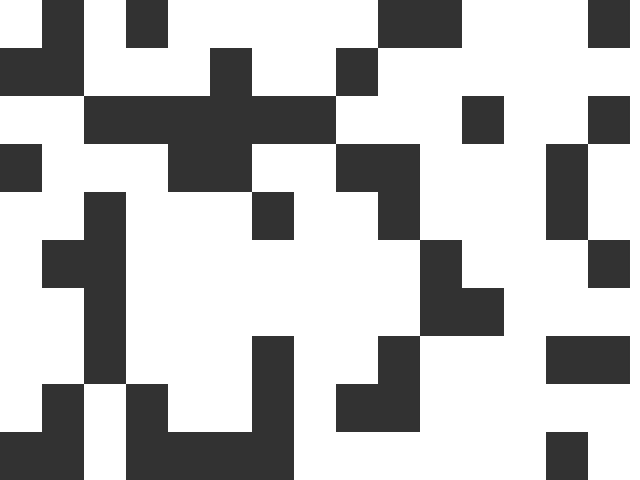
Frame 1 (no input)
Frame 60 (the mouse pressed at the canvas centre just before this capture): identical to frame 1, image omitted
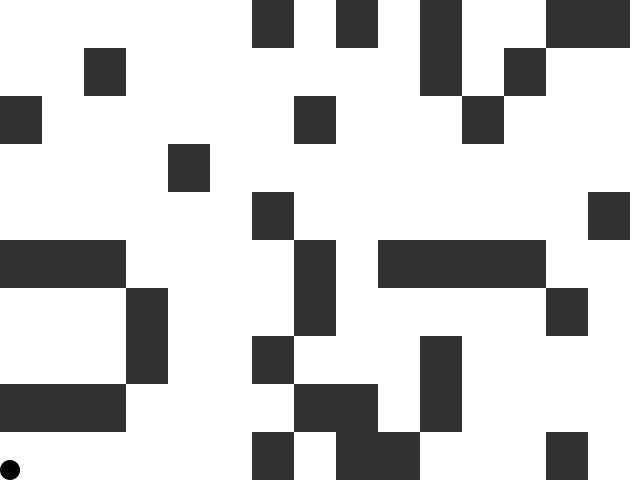
Frame 120 (the mouse held since frame 60 and released just before this capture)

The Processing sketch that drew these frames (run headless with seeded random() and noise(); from frame 60 on, the mouse is pressed at the canvas centre):

// Processing sketch: Zanzara
// ── Zanzara.pde
Ball jumper;
Field objects;
boolean left, right;

void setup()
{
  size(640,480);
  background(255);
  jumper = new Ball();
  objects = new Field();
}

void draw()
{
  background(255);
  jumper.checkCollision(objects);
  jumper.show();
  objects.show();
}

void keyPressed() 
{
  if (key == 's') jumper.jump();
  if (key == 'd') right = true;
  if (key == 'a') left = true;
}

void keyReleased()
{
  if (key == 'd') right = false;
  if (key == 'a') left = false;
}

void mousePressed()
{
  objects = new Field();
}
// ── Ball.pde
float GRAV = 0.5;
float JUMP = 10;
float SPEED = 0.4;
float DAMP = 0.96;
float RAD = 10;

class Ball
{
  float x;
  float y;
  float xvel;
  float yvel;
  float xacc;
  float yacc;
  boolean jumpav;
  
  Ball()
  {
    x = RAD;
    y = height - RAD;
    xvel = 0;
    yvel = 0;
    xacc = 0;
    yacc = 0;
  }
  
  void show()
  {
    update();
    fill(0);
    noStroke();
    ellipse(x,y,2*RAD,2*RAD);
  }
  
  void jump()
  {
    if (jumpav)
    {
      yvel = -JUMP;
      jumpav = false;
    }    
  }
  
  void update()
  {
    if (left) xacc = -SPEED;
    else if (right) xacc = SPEED;
    else xacc = 0;
    
    xvel = xvel + xacc;
    xvel *= DAMP;
    yvel = yvel + GRAV;
    
    x = x + xvel;
    y = y + yvel;
    
    checkLimits();
  }
  
  void checkLimits()
  {
    if (x < RAD) { x = RAD; xvel = 0; }
    if (x > width-RAD) { x = width-RAD; xvel = 0; }
    if (y < RAD) { y = RAD; yvel = 0; }
    if (y > height-RAD) { y = height-RAD; yvel = 0; jumpav = true;}
  }
  
  void checkCollision(Field _ogg)
  {
    for (int i=0; i<_ogg.objects.size(); i++)
    {
      if (x > _ogg.objects.get(i).left && x < _ogg.objects.get(i).right && y > _ogg.objects.get(i).top && y < _ogg.objects.get(i).bottom)
      {
        if (xvel > 0 && x < _ogg.objects.get(i).center.x && _ogg.objects.get(i).hasLeft)
        { x = _ogg.objects.get(i).left; xvel = 0; }
        if (xvel < 0 && x > _ogg.objects.get(i).center.x && _ogg.objects.get(i).hasRight)
        { x = _ogg.objects.get(i).right; xvel = 0; }
        if (yvel < 0 && y > _ogg.objects.get(i).center.y && _ogg.objects.get(i).hasBottom)
        { y = _ogg.objects.get(i).bottom; yvel = 0; }
        if (yvel > 0 && y < _ogg.objects.get(i).center.y && _ogg.objects.get(i).hasTop)
        { y = _ogg.objects.get(i).top; yvel = 0; jumpav = true; }
      }  
    }
  }
  
}
// ── Field.pde
int ROWS = 10;
int COLS = 15;
float RATIO = 0.3;

class Ibool
{
  int index;
  boolean full;
}

class Field
{
  float OGG_W = width/COLS;
  float OGG_H = height/ROWS;
  Ibool[][] map;
  ArrayList<Obstacle> objects;
  
  Field()
  {
    int k = 0;
    map = new Ibool[COLS][ROWS];
    objects = new ArrayList<Obstacle>();
    for (int i=0; i<COLS; i++)
    {
      for (int j=0; j<ROWS; j++)
      {
        map[i][j] = new Ibool();
        if (random(1) < RATIO) 
          map[i][j].full = true;
        else map[i][j].full = false;
        float x = i*OGG_W + OGG_W/2;
        float y = j*OGG_H + OGG_H/2;
        if(map[i][j].full) 
        {
          objects.add(new Obstacle(new PVector(x,y), OGG_W, OGG_H));
          map[i][j].index = k++;
        }
      }
    }
    
    for (int i=0; i<COLS; i++)
    {
      for (int j=0; j<ROWS; j++)
      {
        if (map[i][j].full)
        {
          int n = map[i][j].index;
          if (i == 0) objects.get(n).hasTop = false;
          if (j == 0) objects.get(n).hasLeft = false;
          if (i == ROWS-1) objects.get(n).hasBottom = false;
          if (i == COLS-1) objects.get(n).hasRight = false;
          
          int l = j-1; 
          int r = j+1; if(r>ROWS-1) r=ROWS-1;
          int u = i-1; if(u<0) u=0;
          int d = i+1; if(d>COLS-1) r=COLS-1;
          
          if(l>=0 && map[i][l].full) objects.get(n).hasLeft = false;
          if(r<=ROWS-1 && map[i][r].full) objects.get(n).hasRight = false;
          if(u>=0 && map[u][j].full) objects.get(n).hasTop = false;
          if(d<=COLS-1 && map[d][j].full) objects.get(n).hasBottom = false;
        }
      }
    }
  }
  
  void show()
  {
    for (int i=0; i<objects.size(); i++)
      objects.get(i).show();
  }
  
}
// ── Obstacle.pde
class Obstacle
{
  float left;
  float right;
  float top;
  float bottom;
  PVector center;
  float w;
  float h;
  boolean hasLeft = true;
  boolean hasRight = true;
  boolean hasTop = true;
  boolean hasBottom = true;
  
  Obstacle(PVector pos, float W, float H)
  {
    center = pos;
    w = W;
    h = H;
    left = pos.x - W/2 - RAD;
    right = pos.x + W/2 + RAD;
    top = pos.y - H/2 - RAD;
    bottom = pos.y + H/2 + RAD;
  }
  
  void show()
  {
    fill(50);
    noStroke();
    rect(center.x-w/2,center.y-h/2,w,h);
  }
}
